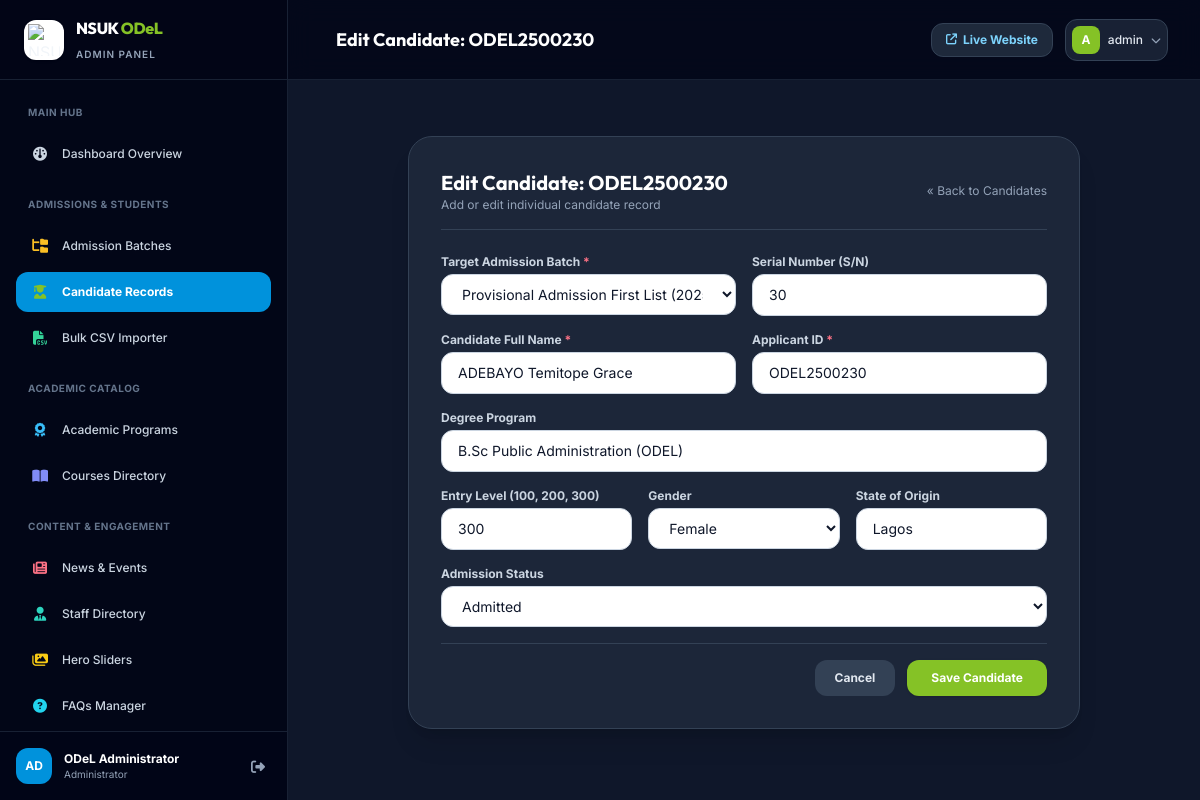
The app's page /dashboard/admissions/candidates/30/edit/ (signed in) with its own data.
### core/models.py (models this page shows, shortened)
class AdmissionCandidate(models.Model):
    GENDER_CHOICES = [
        ('Male', 'Male'),
        ('Female', 'Female'),
        ('Other', 'Other'),
    ]
    STATUS_CHOICES = [
        ('Admitted', 'Admitted'),
        ('Verified', 'Verified & Cleared'),
        ('Pending', 'Pending Documentation'),
    ]
    batch = models.ForeignKey(AdmissionBatch, on_delete=models.CASCADE, related_name='candidates')
    serial_number = models.PositiveIntegerField(default=1)
    candidate_name = models.CharField(max_length=255)
    applicant_id = models.CharField(max_length=50, unique=True, help_text="e.g. ODEL2500008")
    program = models.CharField(max_length=255, default="B.Sc Public Administration (ODEL)")
    level_of_entry = models.CharField(max_length=20, default="100", help_text="100, 200, or 300")
    gender = models.CharField(max_length=10, choices=GENDER_CHOICES, default='Male')
    state_of_origin = models.CharField(max_length=100, blank=True)
    status = models.CharField(max_length=30, choices=STATUS_CHOICES, default='Admitted')
    created_at = models.DateTimeField(auto_now_add=True)
    class Meta:
        ordering = ['batch', 'serial_number', 'candidate_name']
        verbose_name = "Admission Candidate"
        verbose_name_plural = "Admission Candidates"

### dashboard/views.py (the view)
# urls.py: path('admissions/candidates/<int:pk>/edit/', views.candidate_edit_dash, name='dashboard_candidate_edit'),
@login_required
def candidate_edit_dash(request, pk):
    candidate = get_object_or_404(AdmissionCandidate, pk=pk)
    if request.method == 'POST':
        form = AdmissionCandidateForm(request.POST, instance=candidate)
        if form.is_valid():
            form.save()
            messages.success(request, f"Candidate '{candidate.applicant_id}' updated!")
            return redirect('dashboard_candidates')
    else:
        form = AdmissionCandidateForm(instance=candidate)
    return render(request, 'dashboard/admissions/candidate_form.html', {'form': form, 'title': f'Edit Candidate: {candidate.applicant_id}', 'candidate': candidate})

### templates/dashboard/admissions/candidate_form.html (shortened to what this page needs)
{% extends 'dashboard/base.html' %}
{% block header_title %}{{ title }}{% endblock %}
{% block content %}
<div class="max-w-2xl mx-auto py-6">
    <div class="bg-slate-800/90 rounded-3xl p-8 border border-slate-700 shadow-xl space-y-6">
        <div class="border-b border-slate-700 pb-4 flex items-center justify-between">
            <div>
                <h2 class="font-heading font-bold text-xl text-white">{{ title }}</h2>
                <p class="text-xs text-slate-400">Add or edit individual candidate record</p>
            </div>
            <a href="{% url 'dashboard_candidates' %}" class="text-xs text-slate-400 hover:text-white">&laquo; Back to Candidates</a>
        </div>
        <form method="post" class="space-y-4">
            <div class="grid grid-cols-1 sm:grid-cols-2 gap-4">
                <div class="space-y-1">
                    <label class="block text-xs font-bold text-slate-300">Target Admission Batch <span class="text-rose-400">*</span></label>
                    {{ form.batch }}
                </div>
                <div class="space-y-1">
                    <label class="block text-xs font-bold text-slate-300">Serial Number (S/N)</label>
                    {{ form.serial_number }}
                </div>
            </div>
            <div class="grid grid-cols-1 sm:grid-cols-2 gap-4">
                <div class="space-y-1">
                    <label class="block text-xs font-bold text-slate-300">Candidate Full Name <span class="text-rose-400">*</span></label>
                    {{ form.candidate_name }}
                </div>
                <div class="space-y-1">
                    <label class="block text-xs font-bold text-slate-300">Applicant ID <span class="text-rose-400">*</span></label>
                    {{ form.applicant_id }}
                </div>
            </div>
            <div class="space-y-1">
                <label class="block text-xs font-bold text-slate-300">Degree Program</label>
                {{ form.program }}
            </div>
            <div class="grid grid-cols-1 sm:grid-cols-3 gap-4">
                <div class="space-y-1">
                    <label class="block text-xs font-bold text-slate-300">Entry Level (100, 200, 300)</label>
                    {{ form.level_of_entry }}
                </div>
                <div class="space-y-1">
                    <label class="block text-xs font-bold text-slate-300">Gender</label>
                    {{ form.gender }}
                </div>
                <div class="space-y-1">
                    <label class="block text-xs font-bold text-slate-300">State of Origin</label>
                    {{ form.state_of_origin }}
                </div>
            </div>
            <div class="space-y-1">
                <label class="block text-xs font-bold text-slate-300">Admission Status</label>
                {{ form.status }}
            </div>
            <div class="pt-4 flex items-center justify-end gap-3 border-t border-slate-700">
                <a href="{% url 'dashboard_candidates' %}" class="px-5 py-2.5 rounded-xl bg-slate-700 hover:bg-slate-600 text-xs font-bold text-slate-200 transition">Cancel</a>
                <button type="submit" class="px-6 py-2.5 rounded-xl bg-brand-green hover:bg-brand-darkgreen text-white font-bold text-xs shadow transition">Save Candidate</button>
            </div>
        </form>
    </div>
</div>
{% endblock %}

### templates/dashboard/base.html (shortened to what this page needs)
<!DOCTYPE html>
<html lang="en" class="h-full bg-slate-900">
<head>
    <script src="https://cdn.tailwindcss.com"></script>
    <link rel="stylesheet" href="https://cdnjs.cloudflare.com/ajax/libs/font-awesome/6.5.1/css/all.min.css">
</head>
<body class="h-full bg-slate-900 text-slate-100 font-sans antialiased flex overflow-hidden" x-data="{ sidebarOpen: false }">
    <aside :class="{ 'translate-x-0': sidebarOpen, '-translate-x-full': !sidebarOpen }" class="fixed inset-y-0 left-0 z-50 w-72 bg-slate-950 border-r border-slate-800/80 flex flex-col justify-between transition-transform duration-300 ease-in-out lg:translate-x-0 lg:static lg:inset-auto flex-shrink-0">
        <div>
            <div class="h-20 flex items-center justify-between px-6 border-b border-slate-800/80 bg-slate-950/60">
                <a href="{% url 'dashboard_home' %}" class="flex items-center space-x-3">
                    <div class="w-10 h-10 rounded-xl bg-white p-1 shadow flex items-center justify-center">
                        <img src="https://upload.wikimedia.org/wikipedia/en/thumb/5/52/Nasarawa_State_University_logo.png/220px-Nasarawa_State_University_logo.png" alt="NSUK" class="w-full h-full object-contain">
                    </div>
                    <div>
                        <span class="font-heading font-extrabold text-base tracking-tight text-white block">NSUK <span class="text-brand-green">ODeL</span></span>
                        <span class="text-[10px] text-slate-400 uppercase tracking-widest font-semibold">Admin Panel</span>
                    </div>
                </a>
            </div>
            <nav class="px-4 py-6 space-y-1.5 overflow-y-auto max-h-[calc(100vh-160px)] text-xs font-medium">
                <div class="px-3 pb-2 text-[10px] font-bold text-slate-500 uppercase tracking-wider">Main Hub</div>
                <a href="{% url 'dashboard_home' %}" class="flex items-center space-x-3 px-3.5 py-2.5 rounded-xl transition-all {% if request.resolver_match.url_name == 'dashboard_home' %}bg-brand-blue text-white font-bold shadow-lg shadow-sky-900/40{% else %}text-slate-300 hover:bg-slate-900 hover:text-white{% endif %}">
                    <i class="fa-solid fa-gauge text-sm w-5 text-center"></i>
                    <span>Dashboard Overview</span>
                </a>
                <div class="pt-4 px-3 pb-2 text-[10px] font-bold text-slate-500 uppercase tracking-wider">Admissions & Students</div>
                <a href="{% url 'dashboard_batches' %}" class="flex items-center space-x-3 px-3.5 py-2.5 rounded-xl transition-all {% if 'admissions/batches' in request.path %}bg-brand-blue text-white font-bold{% else %}text-slate-300 hover:bg-slate-900 hover:text-white{% endif %}">
                    <i class="fa-solid fa-folder-tree text-sm w-5 text-center text-amber-400"></i>
                    <span>Admission Batches</span>
                </a>
                <a href="{% url 'dashboard_candidates' %}" class="flex items-center space-x-3 px-3.5 py-2.5 rounded-xl transition-all {% if 'admissions/candidates' in request.path %}bg-brand-blue text-white font-bold{% else %}text-slate-300 hover:bg-slate-900 hover:text-white{% endif %}">
                    <i class="fa-solid fa-user-graduate text-sm w-5 text-center text-brand-green"></i>
                    <span>Candidate Records</span>
                </a>
                <a href="{% url 'dashboard_bulk_upload' %}" class="flex items-center space-x-3 px-3.5 py-2.5 rounded-xl transition-all {% if 'bulk-upload' in request.path %}bg-brand-blue text-white font-bold{% else %}text-slate-300 hover:bg-slate-900 hover:text-white{% endif %}">
                    <i class="fa-solid fa-file-csv text-sm w-5 text-center text-emerald-400"></i>
                    <span>Bulk CSV Importer</span>
                </a>
                <div class="pt-4 px-3 pb-2 text-[10px] font-bold text-slate-500 uppercase tracking-wider">Academic Catalog</div>
                <a href="{% url 'dashboard_programs' %}" class="flex items-center space-x-3 px-3.5 py-2.5 rounded-xl transition-all {% if 'programs' in request.path %}bg-brand-blue text-white font-bold{% else %}text-slate-300 hover:bg-slate-900 hover:text-white{% endif %}">
                    <i class="fa-solid fa-award text-sm w-5 text-center text-sky-400"></i>
                    <span>Academic Programs</span>
                </a>
                <a href="{% url 'dashboard_courses' %}" class="flex items-center space-x-3 px-3.5 py-2.5 rounded-xl transition-all {% if 'courses' in request.path %}bg-brand-blue text-white font-bold{% else %}text-slate-300 hover:bg-slate-900 hover:text-white{% endif %}">
                    <i class="fa-solid fa-book-open text-sm w-5 text-center text-indigo-400"></i>
                    <span>Courses Directory</span>
                </a>
                <div class="pt-4 px-3 pb-2 text-[10px] font-bold text-slate-500 uppercase tracking-wider">Content & Engagement</div>
                <a href="{% url 'dashboard_news' %}" class="flex items-center space-x-3 px-3.5 py-2.5 rounded-xl transition-all {% if 'news' in request.path %}bg-brand-blue text-white font-bold{% else %}text-slate-300 hover:bg-slate-900 hover:text-white{% endif %}">
                    <i class="fa-solid fa-newspaper text-sm w-5 text-center text-rose-400"></i>
                    <span>News & Events</span>
                </a>
                <a href="{% url 'dashboard_staff' %}" class="flex items-center space-x-3 px-3.5 py-2.5 rounded-xl transition-all {% if 'staff' in request.path %}bg-brand-blue text-white font-bold{% else %}text-slate-300 hover:bg-slate-900 hover:text-white{% endif %}">
                    <i class="fa-solid fa-user-tie text-sm w-5 text-center text-teal-400"></i>
                    <span>Staff Directory</span>
                </a>
                <a href="{% url 'dashboard_slides' %}" class="flex items-center space-x-3 px-3.5 py-2.5 rounded-xl transition-all {% if 'slides' in request.path %}bg-brand-blue text-white font-bold{% else %}text-slate-300 hover:bg-slate-900 hover:text-white{% endif %}">
                    <i class="fa-solid fa-images text-sm w-5 text-center text-yellow-400"></i>
                    <span>Hero Sliders</span>
                </a>
                <a href="{% url 'dashboard_faqs' %}" class="flex items-center space-x-3 px-3.5 py-2.5 rounded-xl transition-all {% if 'faqs' in request.path %}bg-brand-blue text-white font-bold{% else %}text-slate-300 hover:bg-slate-900 hover:text-white{% endif %}">
                    <i class="fa-solid fa-circle-question text-sm w-5 text-center text-cyan-400"></i>
                    <span>FAQs Manager</span>
                </a>
            </nav>
        </div>
        <div class="p-4 border-t border-slate-800/80 bg-slate-950/80">
            <div class="flex items-center justify-between">
                <div class="flex items-center space-x-3 truncate">
                    <div class="w-9 h-9 rounded-xl bg-brand-blue text-white font-bold text-xs flex items-center justify-center uppercase">
                        {{ request.user.username|slice:":2" }}
                    </div>
                    <div class="truncate">
                        <span class="block text-xs font-bold text-white truncate">{{ request.user.get_full_name|default:request.user.username }}</span>
                        <span class="block text-[10px] text-slate-400">Administrator</span>
                    </div>
                </div>
                <a href="{% url 'dashboard_logout' %}" class="text-slate-400 hover:text-rose-400 p-1.5 transition" title="Logout">
                    <i class="fa-solid fa-right-from-bracket text-sm"></i>
                </a>
            </div>
        </div>
    </aside>
    <div class="flex-1 flex flex-col min-w-0 overflow-hidden bg-slate-900">
        <header class="h-20 bg-slate-950/80 backdrop-blur-md border-b border-slate-800/80 flex items-center justify-between px-4 sm:px-8 z-30">
            <div class="flex items-center space-x-4">
                <div class="hidden sm:block">
                    <h1 class="font-heading font-bold text-base sm:text-lg text-white">
                        {% block header_title %}ODeL Administration & Management{% endblock %}
                    </h1>
                </div>
            </div>
            <div class="flex items-center space-x-3">
                <a href="{% url 'home' %}" target="_blank" class="px-3.5 py-2 rounded-xl bg-slate-800 hover:bg-slate-700 text-xs font-bold text-sky-300 transition flex items-center gap-1.5 border border-slate-700">
                    <i class="fa-solid fa-arrow-up-right-from-square text-[11px]"></i>
                    <span class="hidden sm:inline">Live Website</span>
                </a>
                <div class="relative" x-data="{ open: false }" @click.outside="open = false">
                    <button @click="open = !open" class="flex items-center space-x-2 p-1.5 rounded-xl bg-slate-800/80 hover:bg-slate-800 border border-slate-700 text-xs font-medium focus:outline-none">
                        <div class="w-7 h-7 rounded-lg bg-brand-green text-white font-bold flex items-center justify-center uppercase text-xs">
                            {{ request.user.username|slice:":1" }}
                        </div>
                        <span class="text-slate-200 hidden md:inline">{{ request.user.username }}</span>
                        <i class="fa-solid fa-chevron-down text-[10px] text-slate-400"></i>
                    </button>
                </div>
            </div>
        </header>
        <main class="flex-1 overflow-y-auto p-4 sm:p-8 bg-slate-900">
            {% block content %}{% endblock %}
        </main>
    </div>
</body>
</html>

### records on screen
AdmissionCandidate: batch "Provisional Admission First List (2025/2026)", serial_number "30", candidate_name "ADEBAYO Temitope Grace", applicant_id "ODEL2500230", program "B.Sc Public Administration (ODEL)", level_of_entry "300", gender "Female", state_of_origin "Lagos", status "Admitted"

### other values on screen
{{ request.user.username|slice:":2" }} "AD"
{{ request.user.get_full_name|default:request.user.username }} "ODeL Administrator"
{{ title }} "Edit Candidate: ODEL2500230"
{{ request.user.username|slice:":1" }} "A"
{{ request.user.username }} "admin"
